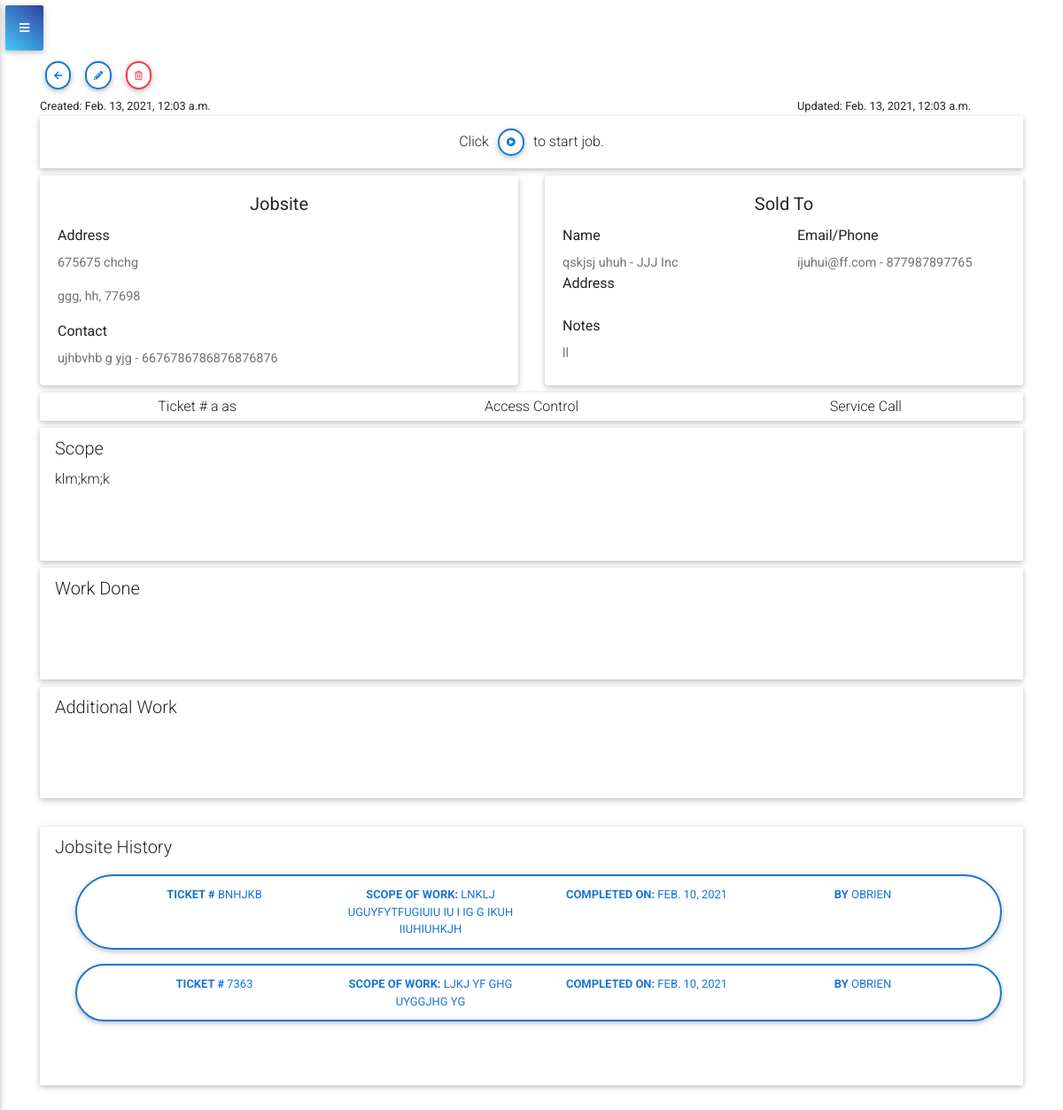
The page /ticket/a as/ (signed in) on the database as committed earlier.
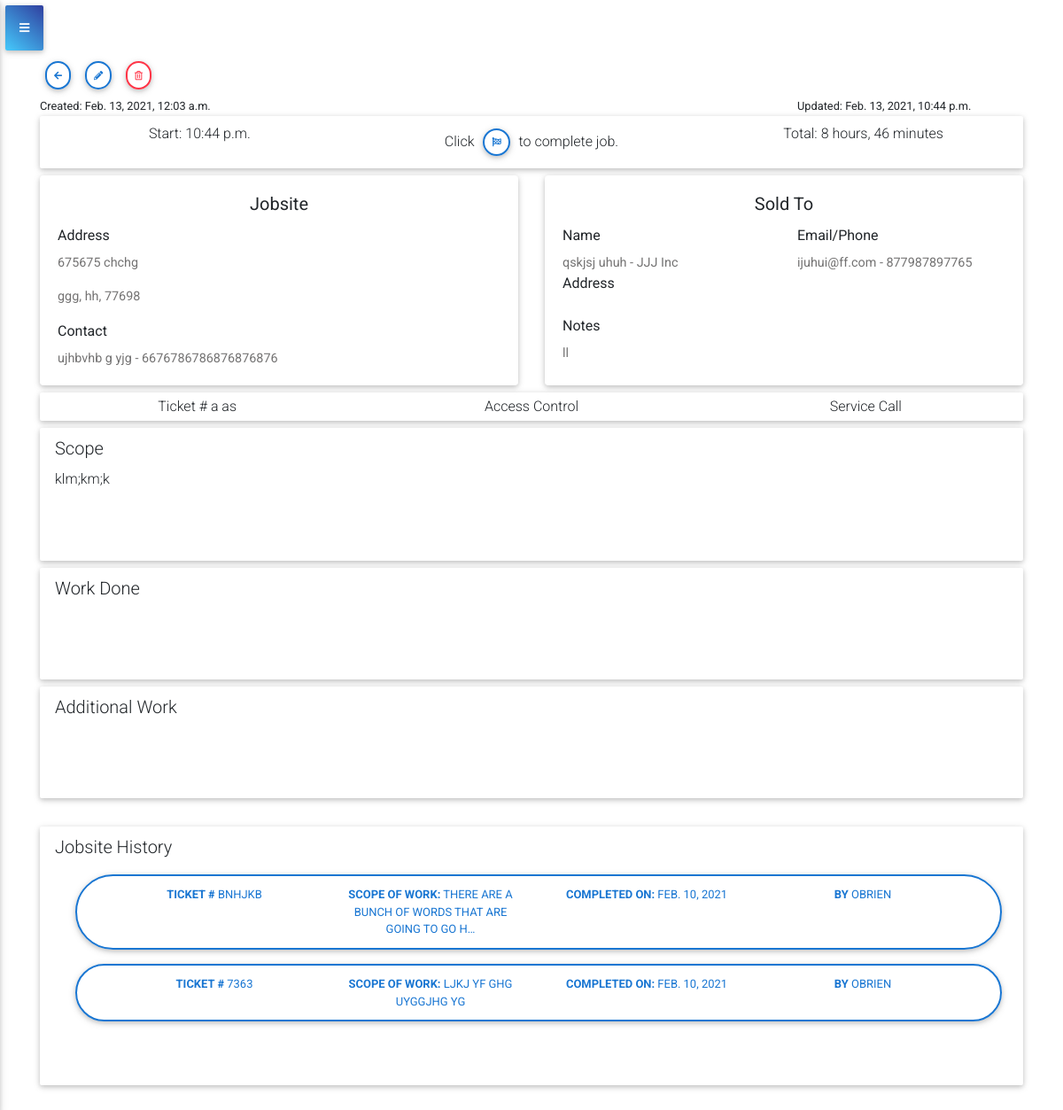
The same page on the database as committed later.
### ticket/models.py (models this page shows, shortened)
class Ticket(models.Model):
    ticket_number = models.CharField(primary_key=True, max_length=10)
    t_customer = models.ForeignKey(Customer,null=True, on_delete=models.SET_NULL)
    t_jobsite = models.ForeignKey(Jobsite, null=True, on_delete=models.SET_NULL)
    stop = models.CharField(choices=STOP, max_length=254, default='1st')
    assigned = models.ManyToManyField(AccountUser, blank=True)
    department = models.ForeignKey(ServiceProvided,null=True, on_delete=models.SET_NULL)
    t_type = models.ForeignKey(TicketType,null=True, on_delete=models.SET_NULL)
    scope = models.TextField()
    repair_notes = models.TextField(blank=True)
    additional_work = models.TextField(blank=True)
    schedule = models.DateField(default=datetime.date.today)
    start_job = models.BooleanField(default=False)
    completed = models.BooleanField(default=False)
    created_at = models.DateTimeField(auto_now_add=True)
    updated_at = models.DateTimeField(auto_now=True)
    start_time = models.DateTimeField(blank=True,null=True)
    end_time = models.DateTimeField(blank=True,null=True)
    account = models.ForeignKey(AccountCompany, on_delete=models.CASCADE)

class ServiceProvided(models.Model):
    name = models.CharField(max_length=100)
    account = models.ForeignKey(AccountCompany, on_delete=models.CASCADE)
    def __str__(self):
        return self.name

class TicketType(models.Model):
    name = models.CharField(max_length=100)
    account = models.ForeignKey(AccountCompany, on_delete=models.CASCADE)
    def __str__(self):
        return self.name

### customer/models.py (models this page shows, shortened)
class Jobsite(models.Model):
    address1 = models.CharField(max_length=100)
    address2 = models.CharField(max_length=100, blank=True)
    city = models.CharField(max_length=100)
    state = models.CharField(max_length=2)
    zip_code = models.PositiveIntegerField()
    contact_name = models.CharField(max_length=100)
    contact_phone = PhoneField()
    account = models.ForeignKey(AccountCompany, on_delete=models.CASCADE)

class Customer(models.Model):
    fname = models.CharField(max_length=50)
    lname = models.CharField(max_length=50)
    email = models.EmailField()
    phone_number = PhoneField()
    company = models.ForeignKey(Company,null=True, on_delete=models.SET_NULL)
    note = models.TextField()
    account = models.ForeignKey(AccountCompany, on_delete=models.CASCADE)

class Company(models.Model):
    name = models.CharField(max_length=100)
    address1 = models.CharField(max_length=100)
    address2 = models.CharField(max_length=100, blank=True)
    city = models.CharField(max_length=100)
    state = models.CharField(max_length=2)
    zip_code = models.PositiveIntegerField()
    account = models.ForeignKey(AccountCompany, on_delete=models.CASCADE)
    def __str__(self):
        return self.name

### ticket/views.py (the view)
# urls.py: path('ticket/<pk>/', views.TicketDetailView.as_view(), name='ticket_detail'),
class TicketDetailView(LoginRequiredMixin, DetailView):
    context_object_name = 'ticket'
    model = Ticket
    template_name = 'ticket/ticket_detail.html'
    def get_context_data(self, **kwargs):
        context = super().get_context_data(**kwargs)
        context['ticket_count'] = ticket_count(self.request)
        context['tech_ticket_count'] = tech_ticket_count(self.request)
        context['todays_tickets'] = todays_tickets(self.request)
        context['tech_todays_tickets'] = tech_todays_tickets(self.request)
        context['todays_tickets_count'] = todays_tickets_count(self.request)
        context['in_progress_count'] = in_progress_count(self.request)
        context['completed_today_tickets_count'] = completed_today_tickets_count(self.request)
        context['tech_todays_tickets_count'] = tech_todays_tickets_count(self.request)
        context['tech_completed_today_tickets_count'] = tech_completed_today_tickets_count(self.request)
        context['history'] = Ticket.objects.filter(t_jobsite=self.get_object().t_jobsite, account=self.request.user.accountuser.account, completed=True).order_by('end_time')
        return context

### accounts/models.py (called while the page is built)
    def __str__(self):
        return self.company_name

    def __str__(self):
        return str(self.user.username)

### service_ticket_app/utils.py (called while the page is built)
def ticket_count(request):
    count = Ticket.objects.filter(account=request.user.accountuser.account).count()
    return count

def todays_tickets_count(request):
    todays_tickets_count = Ticket.objects.filter(account=request.user.accountuser.account, schedule=datetime.date.today()).count()
    return todays_tickets_count

def todays_tickets(request):
    todays_tickets = Ticket.objects.filter(account=request.user.accountuser.account, schedule=datetime.date.today())
    return todays_tickets

def in_progress_count(request):
    in_progress_count = Ticket.objects.filter(account=request.user.accountuser.account, schedule=datetime.date.today(),start_job=True,completed=False).count()
    return in_progress_count

def completed_today_tickets_count(request):
    completed_today_tickets_count = Ticket.objects.filter(account=request.user.accountuser.account, schedule=datetime.date.today(), start_job=True, completed=True).count()
    return completed_today_tickets_count

### ticket/templates/ticket/ticket_detail.html (shortened to what the changed rows need)
{% extends 'base.html' %}
{% load tz %}
{% block content %}
<div>
    <div class="row justify-content-between">
        <div class="col-3">
            <small>
            {% localtime on %}
                Created: {{ ticket.created_at|localtime }}
            </small>
            {% endlocaltime %}
        </div>
        <div class="col-3 ml-auto">
            <small>
                Updated: {{ ticket.updated_at }}
            </small>
        </div>
    </div>
    <div class="jumbotron p-2 mb-2">
        <div class="row text-center">
        {% if not ticket.start_time %}
            <div class="col-12">
                Click <a href="{% url 'ticket_app:tech_ticket_update' pk=ticket.ticket_number %}" type="button" class="btn btn-outline-blue btn-rounded btn-sm px-2">
                    <i class="fas fa-play-circle lt mt-0"></i>
                </a> to start job.
            </div>
        {% else %}
            <div class="col-4">
            {% localtime on %}
                Start: {{ ticket.start_time|time }}
            {% endlocaltime %}
            </div>
            <div class="col-4">
            {% if not ticket.end_time %}
                Click <a href="{% url 'ticket_app:tech_ticket_update' pk=ticket.ticket_number %}" type="button" class="btn btn-outline-blue btn-rounded btn-sm px-2">
                    <i class="fas fa-flag-checkered lt mt-0"></i>
                </a> to complete job.
            {% else %}
            {% localtime on %}
                End:  {{ ticket.end_time|time }}
            {% endlocaltime %}
            {% endif %}
            </div>
            <div class="col-4">
                Total: {{ ticket.start_time|timesince:ticket.end_time}}
            </div>
        {% endif %}
        </div>
    </div>
</div>
<div class="row mb-2">
    <div class="col-md-6">
        <div class="card h-100">
            <div class="card-body">
                <h5 class="card-title text-center">
                    Jobsite
                </h5>
                <label for="card-text">Address</label>
                <p class="card-text">
                    {{ ticket.t_jobsite.address1 }} {{ ticket.t_jobsite.addres2 }}
                </p>
                <p class="card-text">
                    {{ ticket.t_jobsite.city }}, {{ ticket.t_jobsite.state }}, {{ ticket.t_jobsite.zip_code }}
                </p>
                <label for="card-text">Contact</label>
                <p class="card-text">
                    {{ ticket.t_jobsite.contact_name }} - {{ ticket.t_jobsite.contact_phone }}
                </p>
            </div>
        </div>
    </div>
    <div class="col-md-6">
        <div class="card h-100">
            <div class="card-body">
                <h5 class="card-title text-center">
                    Sold To
                </h5>
                <div class="row">
                    <div class="col-md">
                        <label>Name</label>
                        <p class="card-text">
                            {{ ticket.t_customer.fname }} {{ ticket.t_customer.lname }} - {{ ticket.t_customer.company}}
                        </p>
                    </div>
                    <div class="col-md">
                        <label> Email/Phone</label>
                        <p class="card-text">
                            {{ ticket.t_customer.email }} - {{ ticket.t_customer.phone_number }}
                        </p>
                    </div>
                </div>
                <div class='row'>
                    <div class="col-md">
                    </div>
                </div>
                <label>Notes</label>
                <p class="card-text">
                    {{ ticket.t_customer.note }}
                </p>
            </div>
        </div>
    </div>
</div>
<div class="jumbotron p-1 mb-2">
    <div class="row text-center">
        <div class="col-4">
        Ticket # {{ ticket.ticket_number }}
        </div>
        <div class="col-4">
            {{ ticket.department }}
        </div>
        <div class="col-4">
            {{ ticket.t_type }} Call
        </div>
    </div>
</div>
<div class="jumbotron pt-2 mb-2">
    <div class="row">
        <p>
            {{ ticket.scope }}
        </p>
    </div>
</div>
<div class="jumbotron pt-2">
    <div class="row">
    {% for h in history %}
        {% if h.ticket_number == ticket.ticket_number %}
        {% else %}
            <div class='col-12'>
                <a href="{% url 'ticket_app:ticket_detail' pk=h.ticket_number %}" type="button" class="btn btn-outline-blue btn-block btn-rounded m-2 px-5">
                <div class="row">
                    <div class="col-lg">
                        <b>Ticket  #</b> {{ h.ticket_number }}
                    </div>
                    <div class="col-lg">
                    <b>Scope of work:</b> {{ h.scope|truncatechars:50 }}
                    </div>
                    <div class="col-lg">
                        <b>Completed on:</b> {{ h.end_time|date }}
                    </div>
                    <div class="col-lg">
                        <b>by</b>
                        {% for t in h.assigned.all%}
                            {{t}}
                        {% endfor %}
                    </div>
                </div>
                </a>
            </div>
        {% endif %}
    {% endfor %}
    </div>
</div>
{% endblock %}

Rows that differ between the two databases and show on the page:
changed Ticket "a as": updated_at "Feb. 13, 2021, 12:03 a.m." → "Feb. 13, 2021, 10:44 p.m."; start_time (not shown) → "10:44 p.m."; start_time (not shown) → "8 hours, 46 minutes"
changed Ticket "BNHJKB": scope "LNKLJ UGUYFYTFUGIUIU IU I IG G IKUH IIUHIUHKJH" → "THERE ARE A BUNCH OF WORDS THAT ARE GOING TO GO H…"
Other text that changed with them:
text no longer shown: "to start job."
text now shown: "Start: to complete job. Total:"
